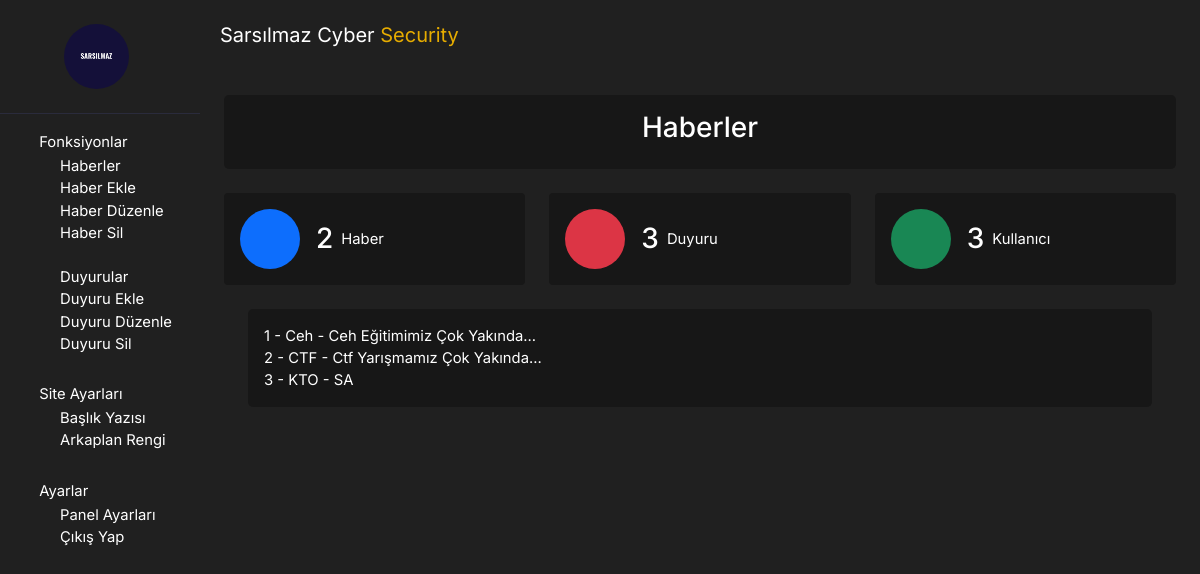
The app's page /admin/duyurular.php (signed in) with its own data.
### tables this page shows
CREATE TABLE `duyurular` (
  `id` int(11) NOT NULL,
  `baslik` text NOT NULL,
  `aciklama` text NOT NULL,
  `link` text NOT NULL
);

### admin/duyurular.php (the view, shortened to what this page needs)
<?php
$DB_SERVER = "localhost";
$DB_USERNAME = "root";
$DB_PASSWORD = '';
$DB_NAME = "users";
$con = mysqli_connect($DB_SERVER, $DB_USERNAME, $DB_PASSWORD, $DB_NAME);
    $veritabani = new PDO("mysql:dbname=users;host=localhost","root","");
    $sorgu = $veritabani->prepare("SELECT COUNT(*) FROM user");
    $sorgu->execute();
    $say = $sorgu->fetchColumn();
    $sorgu2 = $veritabani->prepare("SELECT COUNT(*) FROM haberler");
    $sorgu2->execute();
    $say2 = $sorgu2->fetchColumn();
    $sorgu3 = $veritabani->prepare("SELECT COUNT(*) FROM duyurular");
    $sorgu3->execute();
    $say3 = $sorgu3->fetchColumn();
?>
<!DOCTYPE html>
<html lang="tr" >
<head>
  <link rel='stylesheet' href='https://cdn.jsdelivr.net/npm/bootstrap@5.0.0-beta1/dist/css/bootstrap.min.css'>
  <link rel='stylesheet' href='https://unicons.iconscout.com/release/v3.0.6/css/line.css'><link rel="stylesheet" href="./style.css">
</head>
<body>
<aside class="sidebar position-fixed top-0 left-0 overflow-auto h-100 float-left" id="show-side-navigation1">
  <div class="sidebar-header d-flex justify-content-center align-items-center px-3 py-4">
    <img
         class="rounded-pill img-fluid"
         width="65"
         src="/admin/sarsılmaz.png">
         <br>
  </div>
  <ul class="list-unstyled">
    <li class="has-dropdown">
      <i class="uil-estate fa-fw"></i><a href="/admin/index.php">Fonksiyonlar</a>
      <ul>
        <li><a href="/admin/haberler.php">Haberler</a></li>
        <li><a href="/admin/haber-ekle.php">Haber Ekle</a></li>
        <li><a href="/admin/haber-duzenle.php">Haber Düzenle</a></li>
        <li><a href="/admin/haber-sil.php">Haber Sil</a></li>
        <br>
        <li><a href="/admin/duyurular.php">Duyurular</a></li>
        <li><a href="/admin/duyuru-ekle.php">Duyuru Ekle</a></li>
        <li><a href="/admin/duyuru-duzenle.php">Duyuru Düzenle</a></li>
        <li><a href="/admin/duyuru-sil.php">Duyuru Sil</a></li>
      </ul>
    </li>
    <li class="has-dropdown">
      <i class="uil-estate fa-fw"></i><a href="/admin/index.php">Site Ayarları</a>
      <ul>
        <li><a href="/admin/site-baslik.php">Başlık Yazısı</a></li>
        <li><a href="/admin/arkaplan-rengi.php">Arkaplan Rengi</a></li>
      </ul>
    </li>
    <li class="has-dropdown">
      <i class="uil-calendar-alt"></i><a href="/admin/index.php">Ayarlar</a>
      <ul>
        <li><a href="/admin/kullanici-islemleri.php">Panel Ayarları</a></li>
        <li><a href="/admin/cikis.php">Çıkış Yap</a></li>
      </ul>
    </li>
</aside>
<section id="wrapper">
  <nav class="navbar navbar-expand-md">
    <div class="container-fluid mx-2">
      <div class="navbar-header">
        <a class="navbar-brand">Sarsılmaz Cyber <span class="main-color">Security</span></a>
      </div>
      <div class="collapse navbar-collapse" id="toggle-navbar">
        <ul class="navbar-nav ms-auto">
          <li class="nav-item">
            <a class="nav-link">
            </a>
          </li>
        </ul>
      </div>
    </div>
  </nav>
  <div class="p-4">
    <div class="welcome">
      <div class="content rounded-3 p-3">
        <center><h1 class="fs-3">Haberler</h1></center>
      </div>
    </div>
    <section class="statistics mt-4">
      <div class="row">
        <div class="col-lg-4">
          <div class="box d-flex rounded-2 align-items-center mb-4 mb-lg-0 p-3">
            <i class="uil-envelope-shield fs-2 text-center bg-primary rounded-circle"></i>
            <div class="ms-3">
              <div class="d-flex align-items-center">
                <h3 class="mb-0"><?php echo $say2; ?></h3> <span class="d-block ms-2">Haber</span>
              </div>
            </div>
          </div>
        </div>
        <div class="col-lg-4">
          <div class="box d-flex rounded-2 align-items-center mb-4 mb-lg-0 p-3">
            <i class="uil-file fs-2 text-center bg-danger rounded-circle"></i>
            <div class="ms-3">
              <div class="d-flex align-items-center">
                <h3 class="mb-0"><?php echo $say3; ?></h3> <span class="d-block ms-2">Duyuru</span>
              </div>
            </div>
          </div>
        </div>
        <div class="col-lg-4">
          <div class="box d-flex rounded-2 align-items-center p-3">
            <i class="uil-users-alt fs-2 text-center bg-success rounded-circle"></i>
            <div class="ms-3">
              <div class="d-flex align-items-center">
                <h3 class="mb-0"><?php echo $say; ?></h3> <span class="d-block ms-2">Kullanıcı</span>
              </div>
            </div>
          </div>
        </div>
      </div>
    </section>
    <div class="p-4">
    <div class="welcome">
    <div class="content rounded-3 p-3">
    <?php
        $sql = "SELECT id, baslik,aciklama FROM duyurular";
        $result = $con->query($sql);
        if($result->num_rows > 0) {
            while($row = $result->fetch_assoc()) {
                echo "<label>";
                echo $row["id"];
                echo " -";
                echo $row["baslik"];
                echo " -";
                echo $row["aciklama"];
                echo "</label>";
                echo "<br>";
            }
        }
    ?>
    </div>
    </div>
</body>
</html>

### admin/style.css (style rules this page uses)
:root { --dk-gray-100: #FFFFFF; --dk-gray-200: #FFFFFF; --dk-gray-300: #FFFFFF; --dk-gray-400: #FFFFFF; --dk-gray-500: #ffffff; --dk-gray-600: #FFFFFF; --dk-gray-700: #FFFFFF; --dk-gray-800: #FFFFFF; --dk-gray-900: #FFFFFF; --dk-dark-bg: #171717; --dk-darker-bg: #202020; --navbar-bg-color: #000000; --sidebar-bg-color: #202020; --sidebar-width: 200px; }
* { margin: 0; padding: 0; box-sizing: border-box; list-style: none; }
body { font-family: 'Inter', sans-serif; background-color: var(--dk-darker-bg); font-size: .925rem; }
#wrapper { margin-left: var(--sidebar-width); transition: all .3s ease-in-out; }
.sidebar { background-color: var(--sidebar-bg-color); width: var(--sidebar-width); transition: all .3s ease-in-out; transform: translateX(0); z-index: 9999999 }
.sidebar .sidebar-header { border-bottom: 1px solid #2a2b3c }
.sidebar > ul > li { padding: .7rem 1.75rem; }
.sidebar ul > li > a { color: var(--dk-gray-400); text-decoration: none; }
.welcome { color: var(--dk-gray-300); }
.welcome .content { background-color: var(--dk-dark-bg); }
.statistics { color: var(--dk-gray-200); }
.statistics .box { background-color: var(--dk-dark-bg); }
.statistics .box i { width: 60px; height: 60px; line-height: 60px; }
.main-color { color: #e6ac00 }
.navbar .navbar-brand { color:#FFF !important }
.navbar .navbar-brand { line-height: 55px !important; padding: 0 !important }
.navbar>.container .navbar-brand, .navbar>.container-fluid .navbar-brand { margin: 0 !important }

### records on screen
duyurular: id "1", baslik "Ceh", aciklama "Ceh Eğitimimiz Çok Yakında..."
duyurular: id "2", baslik "CTF", aciklama "Ctf Yarışmamız Çok Yakında..."
duyurular: id "3", baslik "KTO", aciklama "SA"

### other values on screen
$say2 "2"
$say3 "3"
$say "3"
